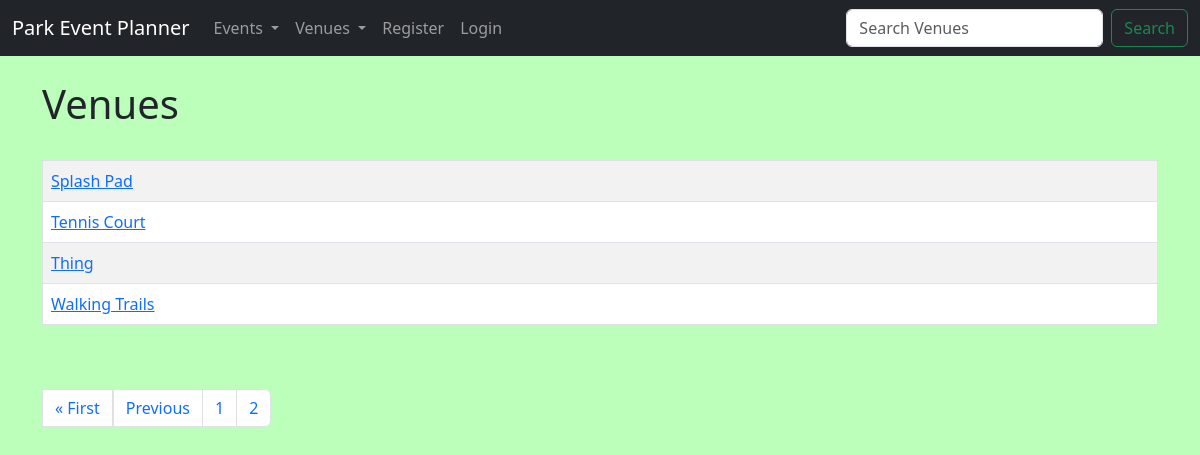
Page /list_venues?page=2 on the earlier database version.
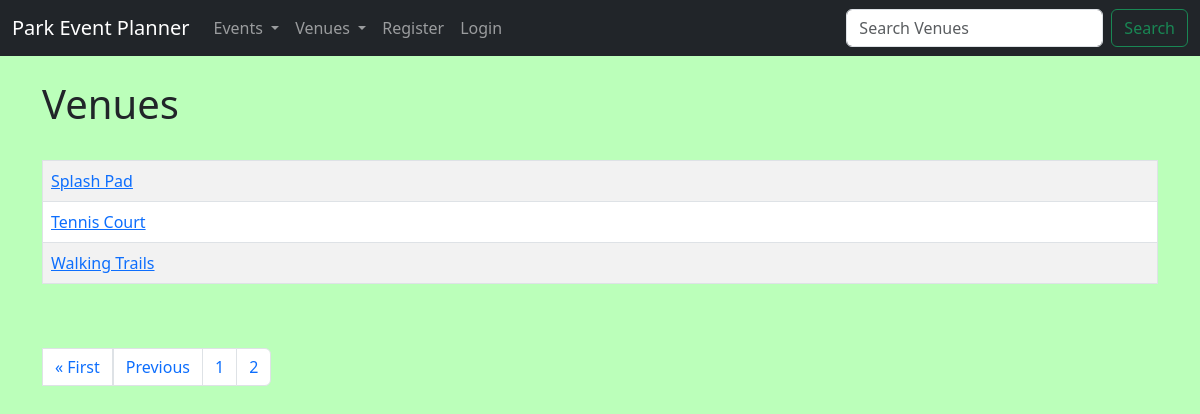
Same page on the later database version.
### events/models.py (models this page shows)
class Venue(models.Model):
	name = models.CharField('Venue Name', max_length=120)
	description = models.TextField(blank=True)
	owner = models.IntegerField("Venue Owner", blank=False, default=1)
	venue_image = models.ImageField(null=True, blank=True, upload_to="images/")
	def __str__(self): # lets you click on a venue to access it
		return self.name

### events/views.py (the view)
# urls.py: path('list_venues', views.list_venues, name="list-venues"),
def list_venues(request):
	venue_list = Venue.objects.all().order_by('name')
	p = Paginator(Venue.objects.all().order_by('name'), 8)
	page = request.GET.get('page')
	venues = p.get_page(page)
	nums = "a" * venues.paginator.num_pages
	return render(request, 'events/venue.html',
	       				{'venue_list': venue_list,
					    'venues':venues,
					    'nums':nums
						})

### events/templates/events/venue.html (shortened to what this page needs)
{% extends 'events/base.html' %}
{% block content %}
	<h1>Venues</h1>
	<br/>
	<table class="table table-hover table-striped table-bordered">
	{% for venue in venues %}
		<tr>
			<td><a href="{% url 'show-venue' venue.id %}">{{ venue }}</a>
			</td>
		</tr>
	{% endfor %}
	</table>
	<br><br>
	<nav aria-label="Page navigation example">
		<ul class="pagination">
			{% if venues.has_previous %}
			<li class="page-item"></li><a class="page-link" href="?page=1">&laquo First</a></li>
			<li class="page-item"></li><a class="page-link" href="?page={{venues.previous_page_number}}">Previous</a></li>
			{% endif %}
			{% for i in nums %}
			<li class="page-item"><a class="page-link" href="?page={{ forloop.counter }}">{{ forloop.counter }}</a></li>
			{% endfor %}
		</ul>
	</nav>
{% endblock %}

Differences in the rows shown:
removed Venue: name "Thing"
